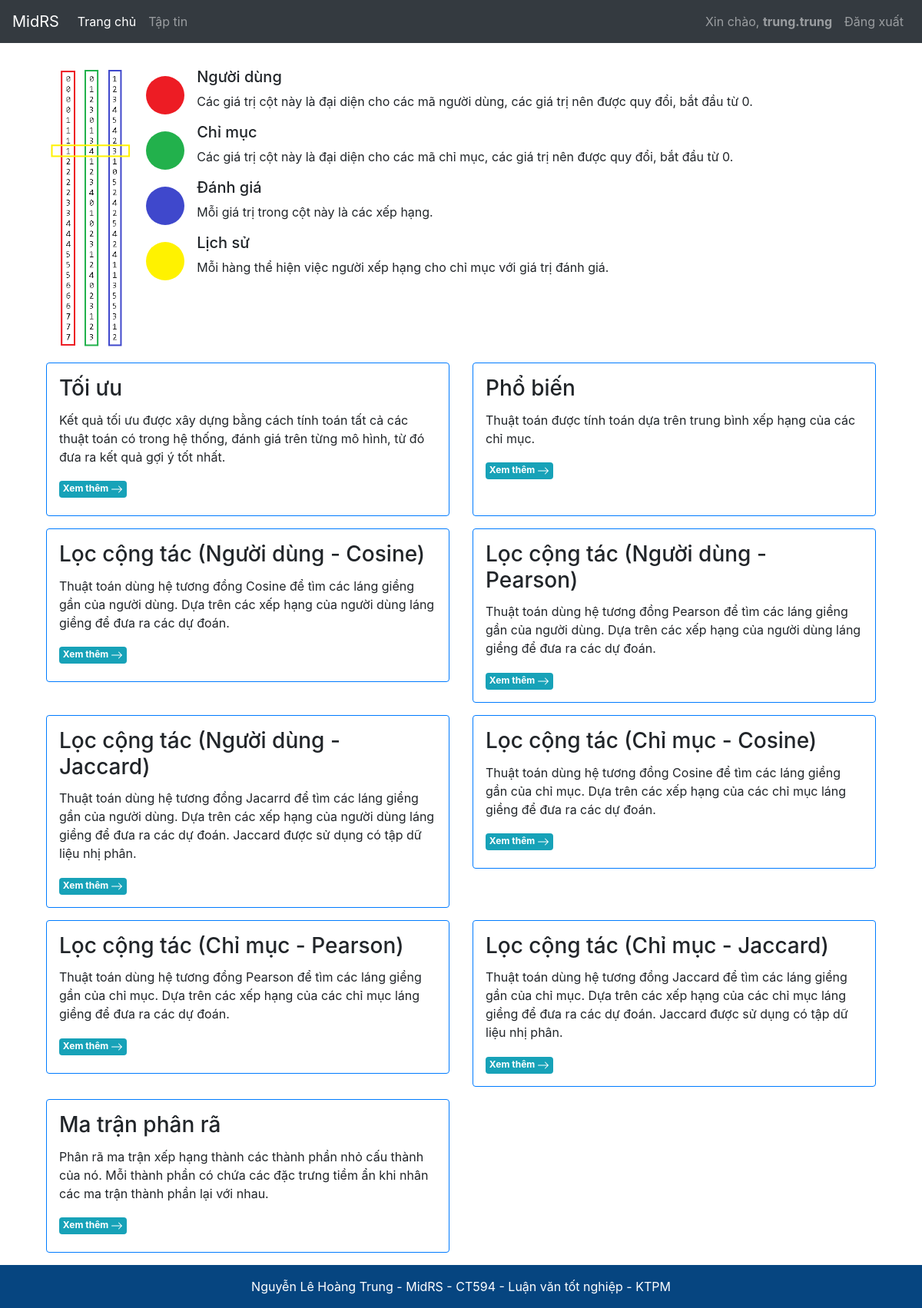
Page / (signed in) on the committed database.
### app/models.py (models this page shows, shortened)
class Users(db.Model,UserMixin):
    id = db.Column(db.Integer(), primary_key=True)
    user_name = db.Column(db.String(length=30), nullable=False, unique=True)
    password_hash = db.Column(db.String(length=60), nullable=False)
    email_address = db.Column(db.String(length=50), nullable=False, unique=True)
    is_admin = db.Column(db.Boolean(), default=False, nullable=False)
    created_at = db.Column(db.DateTime, server_default=db.func.now())
    updated_at = db.Column(db.DateTime, server_default=db.func.now(), server_onupdate=db.func.now())
    files = db.relationship('Files', backref='files_user', lazy=True)
    @property
    def password(self):
        return self.password

class Algorithms(db.Model):
    id = db.Column(db.Integer(), primary_key=True)
    name = db.Column(db.String(length=50), nullable=False)
    description = db.Column(db.String(1000), nullable=False)
    link = db.Column(db.String(100), nullable=False)
    created_at = db.Column(db.DateTime, server_default=db.func.now())
    updated_at = db.Column(db.DateTime, server_default=db.func.now(), server_onupdate=db.func.now())
    results = db.relationship('Results', backref='results_algorithm', lazy=True)
    points = db.relationship('Points', backref='points_algorithm', lazy=True)

### app/routes.py (the view)
@app.route("/")
@login_required
def home_page():
    algorithms = Algorithms.query.all()
    return render_template("home_page.html", algorithms = algorithms)

### app/models.py (called while the page is built)
@login_manager.user_loader
def load_user(user_id):
    return Users.query.get(int(user_id))

### app/templates/home_page.html (shortened to what this page needs)
{% extends "base_layout.html" %}
{% set active_page = "home_page" %}
{% block body %}
<div class="d-flex">
  <img src="{{url_for('static', filename='image/description.png')}}" height="400">
  <div>
    <div class="d-flex flex-column mt-3">
      <div class="media">
        <span class="align-self-center mr-3" style="width: 50px; height: 50px; background: #ed1c24;  border-radius: 50%;"></span>
        <div class="media-body">
          <h5 class="mt-0">Người dùng</h5>
          <p>Các giá trị cột này là đại diện cho các mã người dùng, các giá trị nên được quy đổi, bắt đầu từ 0.</p>
        </div>
      </div>
      <div class="media">
        <span class="align-self-center mr-3" style="width: 50px; height: 50px; background: #22b14c;  border-radius: 50%;"></span>
        <div class="media-body">
          <h5 class="mt-0">Chỉ mục</h5>
          <p>Các giá trị cột này là đại diện cho các mã chỉ mục, các giá trị nên được quy đổi, bắt đầu từ 0.</p>
        </div>
      </div>
      <div class="media">
        <span class="align-self-center mr-3" style="width: 50px; height: 50px; background: #3f48cc;  border-radius: 50%;"></span>
        <div class="media-body">
          <h5 class="mt-0">Đánh giá</h5>
          <p>Mỗi giá trị trong cột này là các xếp hạng.</p>
        </div>
      </div>
      <div class="media">
        <span class="align-self-center mr-3" style="width: 50px; height: 50px; background: #fff200;  border-radius: 50%;"></span>
        <div class="media-body">
          <h5 class="mt-0">Lịch sử</h5>
          <p>Mỗi hàng thể hiện việc người xếp hạng cho chỉ mục với giá trị đánh giá.</p>
        </div>
      </div>
    </div>
  </div>
</div>
<div class="container">
  <div class="row">
    {% for algorithm in algorithms %}
    <div class="col-6 pb-3">
      <div class="card border border-primary p-3" style="min-height: 200px;">
          <div class="card-block">
              <h3 class="card-title">{{algorithm.name}}</h3>
              <p class="card-text">{{algorithm.description}}</p>
              <a href="{{algorithm.link}}" class="badge badge-info">Xem thêm
                <svg xmlns="http://www.w3.org/2000/svg" width="16" height="16" fill="currentColor" class="bi bi-arrow-right" viewBox="0 0 16 16">
                  <path fill-rule="evenodd" d="M1 8a.5.5 0 0 1 .5-.5h11.793l-3.147-3.146a.5.5 0 0 1 .708-.708l4 4a.5.5 0 0 1 0 .708l-4 4a.5.5 0 0 1-.708-.708L13.293 8.5H1.5A.5.5 0 0 1 1 8z"/>
                </svg>
              </a>
          </div>
      </div>
    </div>
    {% endfor %}
  </div>
</div>
{% endblock %}

### app/templates/base_layout.html (shortened to what this page needs)
<!DOCTYPE html>
<html lang="en">
	<head>
		<link
			rel="stylesheet"
			href="https://cdn.jsdelivr.net/npm/bootstrap@4.5.3/dist/css/bootstrap.min.css"
 />
	</head>
	<body>
		{%
			set navigation_bar = [
				(url_for('home_page'), 'home_page', 'Trang chủ'),
				(url_for('file_page'), 'file_page', 'Tập tin'),
			]
		%}
		{% set active_page = active_page|default('home_page') %}
		<nav class="navbar navbar-expand-md navbar-dark bg-dark sticky-top">
			<a
				class="navbar-brand"
				href="#"
				>MidRS</a
			>
			<div
				class="collapse navbar-collapse"
				id="navbarToggleExternalContent">
				<ul class="navbar-nav mr-auto mt-2 mt-lg-0">
					{% for href, id, caption in navigation_bar %}
						<li
							{% if id == active_page %}
								class="nav-item active"
							{% else %}
								class="nav-item"
							{% endif%}
						>
							<a class="nav-link" href="{{ href|e }}">{{ caption|e }}</a>
						</li>
					{% endfor %}
				</ul>
				{% if current_user.is_authenticated %}
					<ul class="navbar-nav ">
						<li class="nav-item ">
							<a class="nav-link" href="#">Xin chào, <b>{{ current_user.user_name }}</b></a>
						</li>
						<li class="nav-item">
							<a class="nav-link" href="{{url_for('logout')}}">Đăng xuất</a>
						</li>
					</ul>
				{% endif %}
			</div>
		</nav>
		<div class="container mt-3" style="min-height: 529px;">
			{% block body %}
			{% endblock %}
		</div>
	</body>
	<section class="">
		<footer class="text-center text-white" style="background-color: #0756a0;">
		  <div class="text-center p-3" style="background-color: rgba(0, 0, 0, 0.2);">
			Nguyễn Lê Hoàng Trung - MidRS -
			<a class="text-white" target="_blank" href="http://www.cit.ctu.edu.vn/decuong/CT594.pdf">CT594 - Luận văn tốt nghiệp - KTPM</a>
		  </div>
		</footer>
	</section>
</html>

### rows in the picture
Users: user_name "trung.trung"
Algorithms: name "Tối ưu", description "Kết quả tối ưu được xây dựng bằng cách tính toán tất cả các thuật toán có trong hệ thống, đánh giá trên từng mô hình, từ đó đưa ra kết quả gợi ý tốt nhất."
Algorithms: name "Phổ biến", description "Thuật toán được tính toán dựa trên trung bình xếp hạng của các chỉ mục."
Algorithms: name "Lọc cộng tác (Người dùng - Cosine)", description "Thuật toán dùng hệ tương đồng Cosine để tìm các láng giềng gần của người dùng. Dựa trên các xếp hạng của người dùng láng giềng để đưa ra các dự đoán."
Algorithms: name "Lọc cộng tác (Người dùng - Pearson)", description "Thuật toán dùng hệ tương đồng Pearson để tìm các láng giềng gần của người dùng. Dựa trên các xếp hạng của người dùng láng giềng để đưa ra các dự đoán."
Algorithms: name "Lọc cộng tác (Người dùng - Jaccard)", description "Thuật toán dùng hệ tương đồng Jacarrd để tìm các láng giềng gần của người dùng. Dựa trên các xếp hạng của người dùng láng giềng để đưa ra các dự đoán. Jaccard được sử dụng có tập dữ liệu nhị phân."
Algorithms: name "Lọc cộng tác (Chỉ mục - Cosine)", description "Thuật toán dùng hệ tương đồng Cosine để tìm các láng giềng gần của chỉ mục. Dựa trên các xếp hạng của các chỉ mục láng giềng để đưa ra các dự đoán."
Algorithms: name "Lọc cộng tác (Chỉ mục - Pearson)", description "Thuật toán dùng hệ tương đồng Pearson để tìm các láng giềng gần của chỉ mục. Dựa trên các xếp hạng của các chỉ mục láng giềng để đưa ra các dự đoán."
Algorithms: name "Lọc cộng tác (Chỉ mục - Jaccard)", description "Thuật toán dùng hệ tương đồng Jaccard để tìm các láng giềng gần của chỉ mục. Dựa trên các xếp hạng của các chỉ mục láng giềng để đưa ra các dự đoán. Jaccard được sử dụng có tập dữ liệu nhị phân."
Algorithms: name "Ma trận phân rã", description "Phân rã ma trận xếp hạng thành các thành phần nhỏ cấu thành của nó. Mỗi thành phần có chứa các đặc trưng tiềm ẩn khi nhân các ma trận thành phần lại với nhau."

### other values in the picture
{{ caption|e }} "Trang chủ" "Tập tin"
